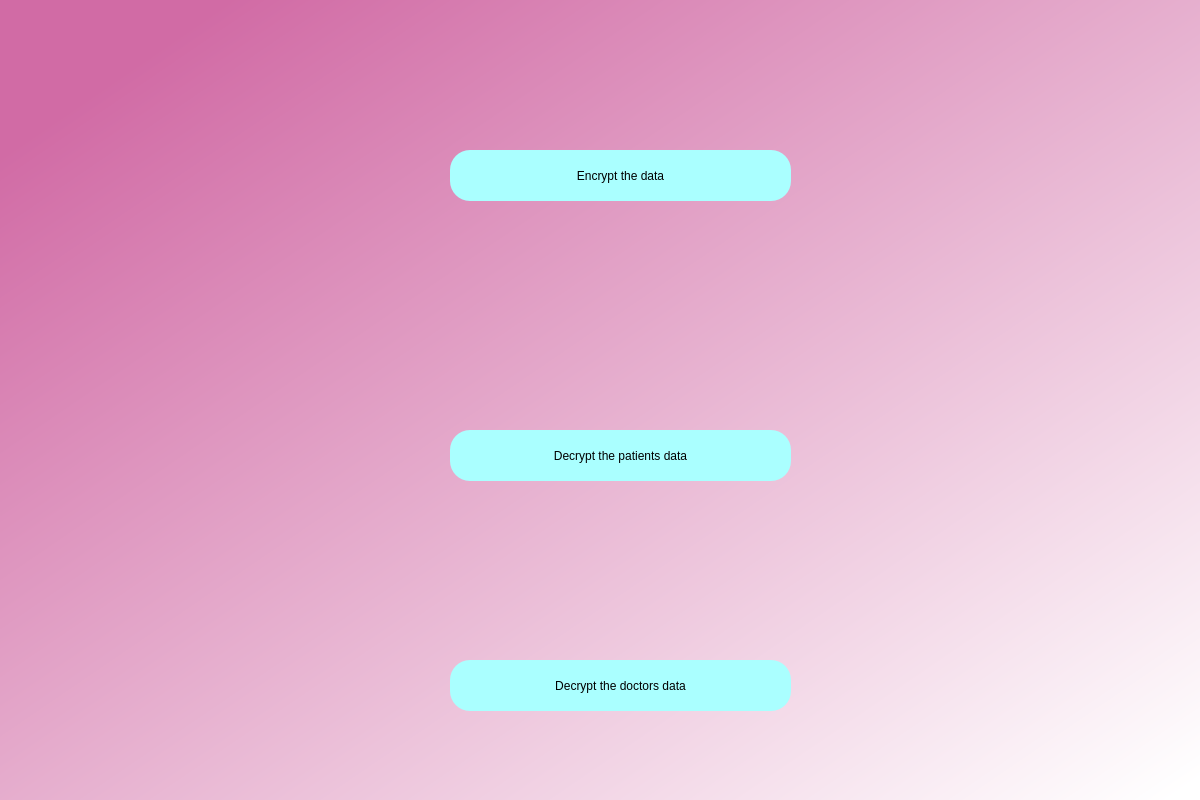
<?xml version="1.0" encoding="UTF-8"?>
<ui version="4.0">
 <class>Dialog</class>
 <widget class="QDialog" name="Dialog">
  <property name="geometry">
   <rect>
    <x>0</x>
    <y>0</y>
    <width>1200</width>
    <height>800</height>
   </rect>
  </property>
  <property name="windowTitle">
   <string>Dialog</string>
  </property>
  <widget class="QWidget" name="bgwidget" native="true">
   <property name="geometry">
    <rect>
     <x>0</x>
     <y>0</y>
     <width>1201</width>
     <height>801</height>
    </rect>
   </property>
   <property name="styleSheet">
    <string notr="true">QWidget#bgwidget{
background-color:qlineargradient(spread:pad, x1:0.091, y1:0.101636, x2:0.991379, y2:0.977, stop:0 rgba(209, 107, 165, 255), stop:1 rgba(255, 255, 255, 255));}</string>
   </property>
   <widget class="QLabel" name="label">
    <property name="geometry">
     <rect>
      <x>0</x>
      <y>0</y>
      <width>1201</width>
      <height>801</height>
     </rect>
    </property>
    <property name="text">
     <string/>
    </property>
    <property name="pixmap">
     <pixmap>encrytp_decrypt.jpg</pixmap>
    </property>
    <property name="scaledContents">
     <bool>true</bool>
    </property>
   </widget>
   <widget class="QPushButton" name="create">
    <property name="geometry">
     <rect>
      <x>450</x>
      <y>430</y>
      <width>341</width>
      <height>51</height>
     </rect>
    </property>
    <property name="styleSheet">
     <string notr="true">border-radius:20px;
background-color: rgb(170, 255, 255);
font: 14pt &quot;MS Shell Dlg 2&quot;;</string>
    </property>
    <property name="text">
     <string>Decrypt the patients data</string>
    </property>
   </widget>
   <widget class="QPushButton" name="create_2">
    <property name="geometry">
     <rect>
      <x>450</x>
      <y>660</y>
      <width>341</width>
      <height>51</height>
     </rect>
    </property>
    <property name="styleSheet">
     <string notr="true">border-radius:20px;
background-color: rgb(170, 255, 255);
font: 14pt &quot;MS Shell Dlg 2&quot;;</string>
    </property>
    <property name="text">
     <string>Decrypt the doctors data</string>
    </property>
   </widget>
   <widget class="QPushButton" name="login">
    <property name="geometry">
     <rect>
      <x>450</x>
      <y>150</y>
      <width>341</width>
      <height>51</height>
     </rect>
    </property>
    <property name="styleSheet">
     <string notr="true">border-radius:20px;
background-color: rgb(170, 255, 255);
font: 14pt &quot;MS Shell Dlg 2&quot;;</string>
    </property>
    <property name="text">
     <string>Encrypt the data</string>
    </property>
   </widget>
  </widget>
 </widget>
 <resources/>
 <connections/>
</ui>
